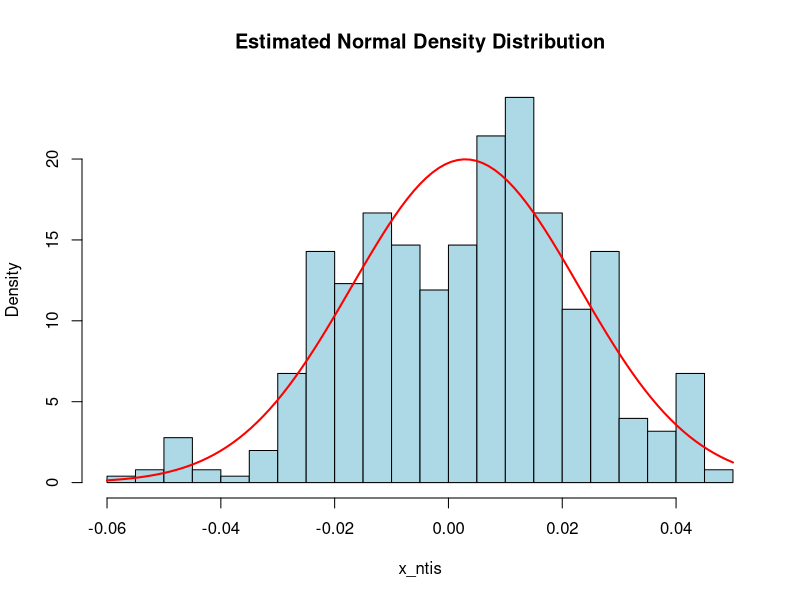
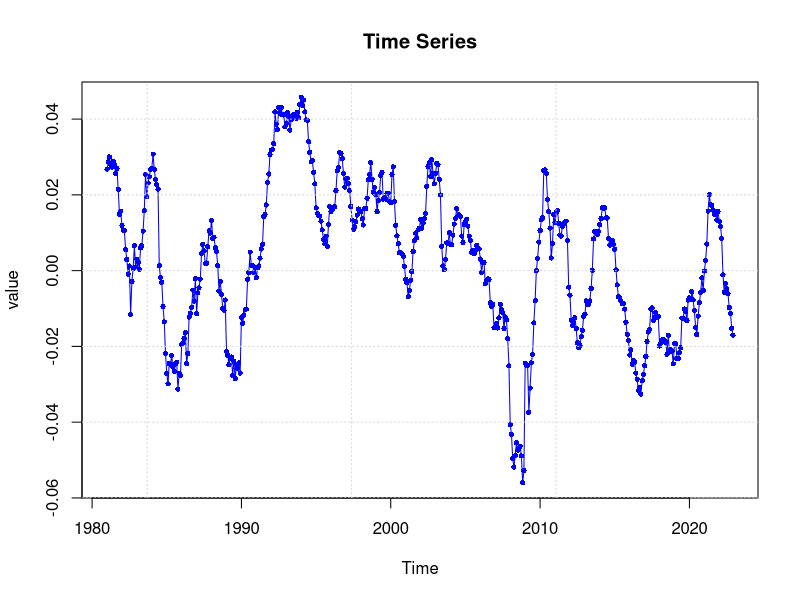
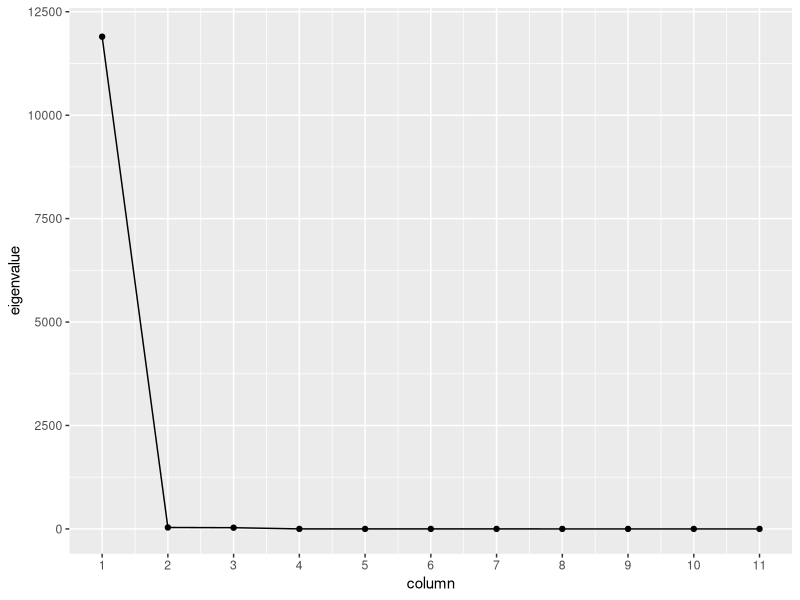
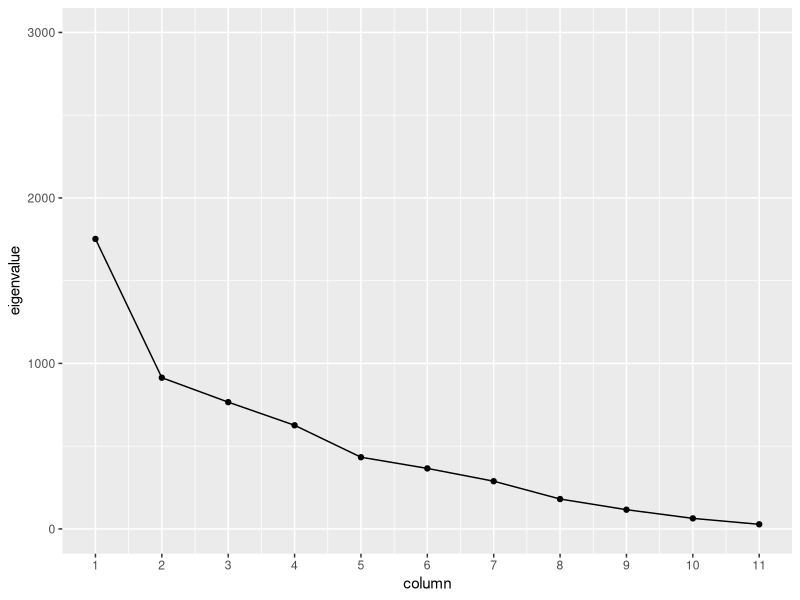

Reproduce these figures in R, in order.
## ---- chunk 1
# Q1: 針對每項參數做 Estimated Normal Density Function 和時間序列
data <- read.csv("Equity_Premium.csv")
target <- as.numeric(unlist(data["x_ntis"]))

# 畫直方圖，並把 Estimated Normal Density Function 加上
hist(target, breaks = 30, probability = TRUE, col = "lightblue", main = "Estimated Normal Density Distribution", xlab = "x_ntis")
curve(dnorm(x, mean = mean(target), sd = sd(target)), col = "red", lwd = 2, add = TRUE)

#因數據提供的時間為字串，為圖形美觀，先將其轉為 Date 格式
Time_unprocessed <- data$Time
year_month_str <- paste0(substr(Time_unprocessed, 1, 4), "-", substr(Time_unprocessed, 5, 6), "-01")
Time <- as.Date(year_month_str)

# 畫時間序列圖
plot(Time, target, type = "o", col = "blue", pch = 16, cex = 0.7, xlab = "Time", ylab = "value", main = "Time Series")
grid(col = "lightgray", lty = "dotted", )
## ---- chunk 2
# Q2. Given the same size n and the X defined in this running example, please show 2.1 trace(X(X’X)^(-1) X’), 2.2 trace(I - X(X’X)^(-1) X’)

X <- as.matrix(data[3:13]) # 將 X 參數項獨立拿出
Xt <- t(X) # 製作 X 的轉置矩陣
target <- X %*% solve(Xt %*% X) %*% Xt 
sum(diag(target)) # trace 為對角線值相加

I <- diag(504) # 製作符合樣本大小之單位矩陣
target_I <- I - (X %*% solve(Xt %*% X) %*% Xt)
sum(diag(target_I))
## ---- chunk 3
# Q3. Following #2, let גj be an eigenvalue of X’X, for j = 1, 2, ……, k.Please show the “scree plot” of the eigenvalues. (The horizontal axis is j, and the vertical axis is גj.

# 計算特徵值與特徵向量
eigen_result <- eigen(Xt %*% X)

# 提取特征值
eigenvalues <- eigen_result$values
eigenvalues
## ---- chunk 4
# 利用 ggplot 畫出 scree plot
library(ggplot2)
scree_plot <- data.frame(column=c(1:11), eigenvalue = eigenvalues)
ggplot(scree_plot, mapping = aes(x = column, y = eigenvalue)) + geom_line() + geom_point() + ylim(0, 12000) + scale_x_continuous(breaks = 1:11)

## ---- chunk 5
# Q4. Following #3, let Ẋ  be a n * k matrix. The jth column of Ẋ is defined by “standardizing” the jth column of X, with the sample mean 0 and the sample variance 1, for each j. Please compare the scree plot of the eigenvalues of Ẋ^(-1) * Ẋ with that of ẊẊ^(-1)

# 將數據先做標準化
data_standardize <- as.data.frame(scale(data[3:13]))
data_standardize

# 製作標準化後矩陣，並求出其轉置矩陣
Ẋ <- as.matrix(data_standardize)
Ẋt <- t(Ẋ)
dim(Ẋ)
target <- Ẋ %*% solve(Ẋt %*% Ẋ) %*% Ẋt
sum(diag(target)) # trace 為對角線值相加

# 求出特徵值
eigen_result <- eigen(Ẋt %*% Ẋ)
eigenvalues <- eigen_result$values

# 畫出 Scree plot
scree_plot <- data.frame(column=c(1:11), eigenvalue = eigenvalues)
scree_plot
ggplot(scree_plot, mapping = aes(x = column, y = eigenvalue)) + geom_line() + geom_point() + ylim(0, 3000) + scale_x_continuous(breaks = 1:11)
## ---- chunk 6
# Q5. Following #4, please compute A = inverse of (Ẋt * Ẋ) using the spectral decomposition and verify that A * inverse of A = I
A <- solve(Ẋt %*% Ẋ)
sol <- A %*% solve(A)
sol
## ---- chunk 7
#Q6. Following #5, let y be a n * 1 vector. The ith element of y correspond to the ith observation of y, for I = 1, 2, ….., n. Consider the linear equation: y = Ẋb, where b is a k * 1 vector, please show b = ?
# 因為要用過去的參數來預測下一期的報酬，所以需要先將ｙ的期數往前挪一期再做線性回歸，並將其他預測參數的最後一期拿掉，因為沒有更近一期的 y 可供預測
y <- data$y
y <- y[-1] # 拿掉最後一項
data_reset <- data[-nrow(data), ] # 拿掉最後一個row，因為無法預測
data_reset <- data_reset[, -c(1, 2)] # 拿掉時間跟原本的 y，用不到
data_reset

# 做線性回歸
regression <- lm(y ~ data_reset$x_dfy + data_reset$x_infl + data_reset$x_svar 
                 + data_reset$x_tms + data_reset$x_tbl + data_reset$x_dfr
                 + data_reset$x_dp + data_reset$x_ltr + data_reset$x_ep
                 + data_reset$x_bmr + data_reset$x_ntis, data = data_reset)
b <- matrix(regression$coefficients)
b <- b[-length(b)] # 題目不需要截距項，將其去除
b
